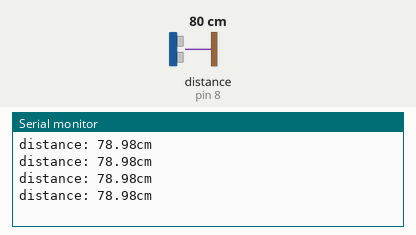
Simulated run of this sketch. Board: Arduino Uno, built with avr-gcc and run on an emulated ATmega328P. Shown: the last lines printed to the serial monitor. Wiring (inferred from the names in the program): ultrasonic range finder: trigger pin 9; echo pin 8. The test bench sets the inputs (shaded band); at power-on: distance to the obstacle (sensor on pin 8) 80 cm. The echo pulse lasts 58.3 µs per cm.

Above: at 1.2 s.
1.3 s: distance to the obstacle (sensor on pin 8) set to 2 cm
At 1.97 s:
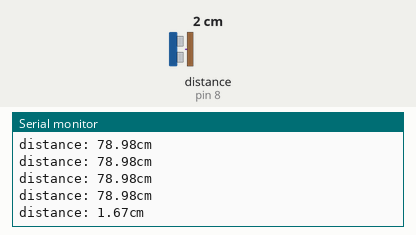
4.3 s: distance to the obstacle (sensor on pin 8) set to 4 cm
At 4.48 s:
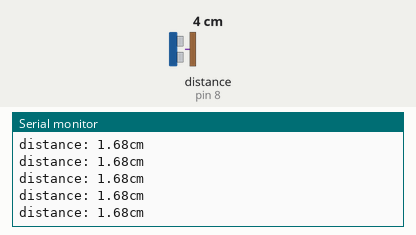
Timing chart, 0 to 7.3 s (numbered marks = the images above; inputs shaded):
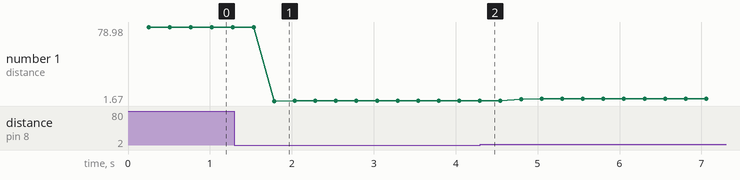

Measured:
- after the input at 1.3 s, the serial monitor: prints a new line after 0.48 s (image 1)
- plotted number 1: 78.98 → 1.68 after the input at 1.3 s, 1.68 → 4 after the input at 4.3 s

The sketch:

jacob_ultra_sonic.ino
```cpp
//jacob 1/4/2025 ultrasonic sensor

int trig = 9;
int echo = 8;


float duration = 0;
float distance = 0;


void setup() {
  // put your setup code here, to run once:
Serial.begin(9600);
pinMode(trig, OUTPUT);
pinMode(echo, INPUT);
}

void loop() {
  // put your main code here, to run repeatedly:
digitalWrite(trig, HIGH);
delayMicroseconds(10);
digitalWrite(trig, LOW);


duration = pulseIn(echo, HIGH);

distance = 0.017 * duration;


delay(250);


if (distance > 500){
  Serial.println("ERROR");
} else{


Serial.print("distance: ");
Serial.print(distance);
Serial.println("cm");


}


}
```
